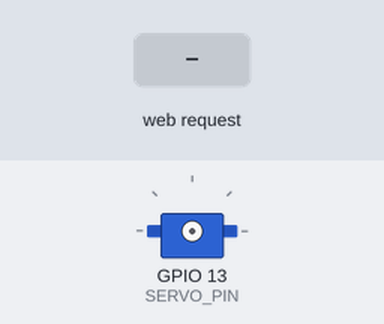
Recording of a sketch running on a simulated ESP32. Shown: servo. Inputs (shaded band) come from the test bench. WiFi joins after 1.5 s; servers stay silent unless stated; EEPROM starts erased; what the sketch prints to the serial monitor is not drawn.

Above: at 2.7 s.
2.8 s: HTTP request GET /left received
4.3 s: HTTP request GET /right received
At 5.5 s:
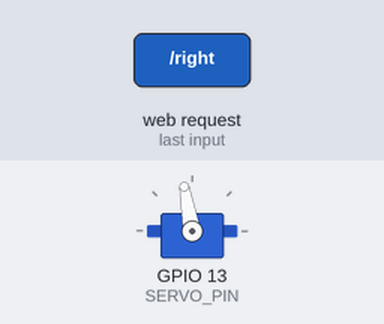
5.8 s: HTTP request GET /left received
At 6.7 s:
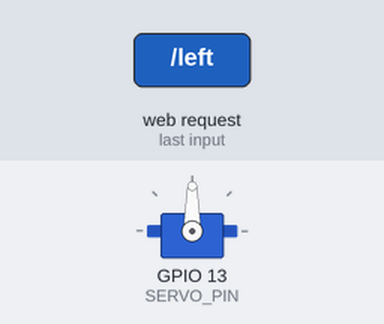
Timing chart, 0 to 8.8 s (numbered marks = the images above; inputs shaded):
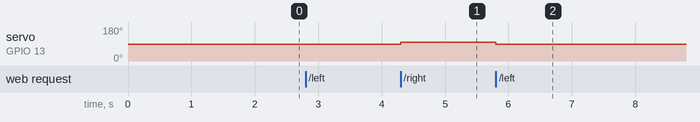

The sketch:

servo_test.ino
```cpp
/*
  arduino-cli setup commands (run once):
    arduino-cli core install esp32:esp32
    arduino-cli lib install "ESP32Servo"

  Find COM port:
    arduino-cli board list

  Compile:
    arduino-cli compile --fqbn esp32:esp32:esp32 servo_test

  Upload (replace COMx with your port):
    arduino-cli upload -p COM10 --fqbn esp32:esp32:esp32 servo_test
*/

#include <WiFi.h>
#include <WebServer.h>
#include <ESP32Servo.h>
#include <Preferences.h>

const char* SSID     = "PTCL FIBER 4G F1";
const char* PASSWORD = "34985430";

IPAddress staticIP(192, 168, 1, 150);
IPAddress gateway(192, 168, 1, 1);
IPAddress subnet(255, 255, 255, 0);

#define SERVO_PIN 13
#define STEP      10

Servo servo;
WebServer server(80);
Preferences prefs;
int pos;
bool servoAttached = false;

void moveServo(int newPos) {
  if (!servoAttached) {
    servo.attach(SERVO_PIN);
    servoAttached = true;
  }
  pos = newPos;
  servo.write(pos);
  prefs.putInt("pos", pos);
}

void homeServo() {
  // First-ever command: attach() snaps servo to 90 (ESP32Servo default pulse),
  // so record 90 as our reference without applying a step.
  servo.attach(SERVO_PIN);
  servoAttached = true;
  pos = 90;
  prefs.putInt("pos", pos);
  Serial.printf("First boot: servo homed to %d deg\n", pos);
  server.send(200, "text/plain", String(pos));
}

void handleLeft() {
  if (pos < 0) { homeServo(); return; }
  moveServo(constrain(pos - STEP, 0, 180));
  Serial.printf("GET /left  -> %d deg\n", pos);
  server.send(200, "text/plain", String(pos));
}

void handleRight() {
  if (pos < 0) { homeServo(); return; }
  moveServo(constrain(pos + STEP, 0, 180));
  Serial.printf("GET /right -> %d deg\n", pos);
  server.send(200, "text/plain", String(pos));
}

void setup() {
  Serial.begin(115200);

  WiFi.config(staticIP, gateway, subnet);
  WiFi.begin(SSID, PASSWORD);
  Serial.print("Connecting to WiFi");
  while (WiFi.status() != WL_CONNECTED) {
    delay(500);
    Serial.print(".");
  }
  Serial.printf("\nConnected. IP: %s\n", WiFi.localIP().toString().c_str());

  prefs.begin("servo", false);
  pos = prefs.getInt("pos", -1);
  Serial.printf("Restored position: %d deg\n", pos);

  server.on("/left",  HTTP_GET, handleLeft);
  server.on("/right", HTTP_GET, handleRight);
  server.begin();
  Serial.println("HTTP server started on port 80");
}

void loop() {
  server.handleClient();
}
```

Measured:
- after the input at 4.3 s, servo on GPIO 13 (SERVO_PIN): 90° → 100° at once
- after the input at 5.8 s, servo on GPIO 13 (SERVO_PIN): 100° → 90° at once
